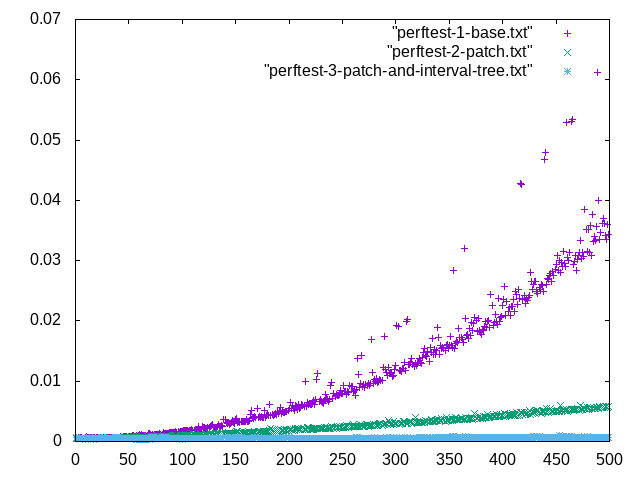

Here is the gnuplot script that generated this plot:
set terminal png
set output "jit.png"
plot "perftest-1-base.txt", "perftest-2-patch.txt", "perftest-3-patch-and-interval-tree.txt"
